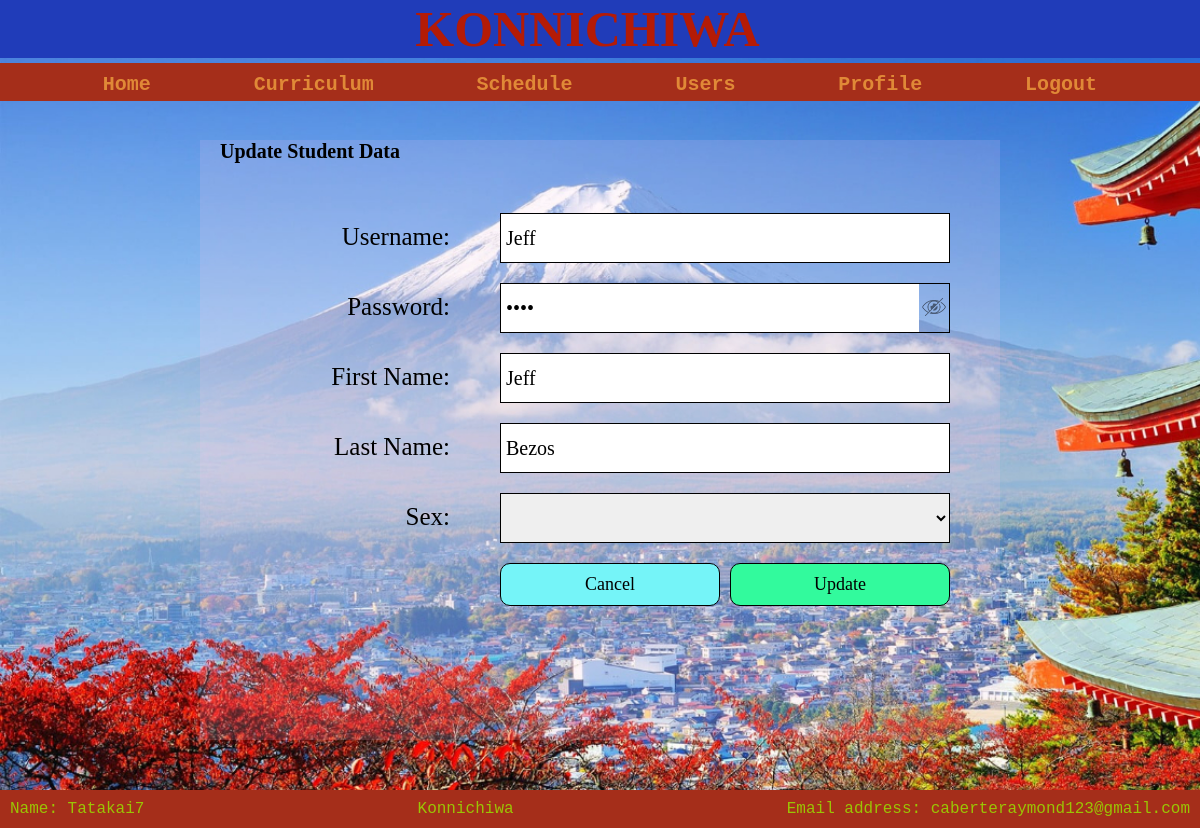
Screenshot of /?pg=1002 (signed in) with the database file from the repository.
### tables this page shows
CREATE TABLE `students` (
  `id` int(10) NOT NULL,
  `uname` varchar(30) NOT NULL,
  `pass` varchar(20) NOT NULL,
  `Fname` varchar(30) NOT NULL,
  `Lname` varchar(30) NOT NULL,
  `Sex` varchar(1) NOT NULL
);

### dbcon/functions.php (called while the page is built, shortened)
<?php
    include $_SERVER['DOCUMENT_ROOT'] . "../ray2/dbcon/connect.php";
    function users_by_id($strid){
        global $db;
        $sql = "SELECT * FROM students WHERE id=$strid";
        $result = $db->query($sql);
        $row = $result->fetch_assoc();
        return $row;
    }
?>

### crud/update.php (the view, shortened to what this page needs)
<?php
    include '../ray2/dbcon/functions.php';
    $strid="";
    if (isset($_GET['pg'])){
        $strid = $_GET['pg'];
    }
    $row = users_by_id($strid);
    $uname = $row['uname'];
    $pass = $row['pass'];
    $Fname = $row['Fname'];
    $Lname = $row['Lname'];
?>
<head>
    <link rel="stylesheet" href="css/update.css">
</head>
<body>
<div class="fillupform">
    <h2>Update Student Data</h2>
    <form method="post" class="form">
        <div class="inputs">
            <div id="label">Username:</div>
            <div id="input"><input type="text" required name="uname" value="<?php echo $uname; ?>"></div>
        </div>
        <div class="inputs">
            <div id="label">Password:</div>
            <div id="input">
                <input id="password" type="password" required name="pass" value="<?php echo $pass; ?>">
                <span onclick="Eye()">
                    <img id="eye1" src="imgs/password/hide.png" alt="hide">
                </span>
            </div>
        </div>
        <div class="inputs">
            <div id="label">First Name:</div>
            <div id="input"><input type="text" required name="Fname" value="<?php echo $Fname; ?>"></div>
        </div>
        <div class="inputs">
            <div id="label">Last Name:</div>
            <div id="input"><input type="text" required name="Lname" value="<?php echo $Lname; ?>"></div>
        </div>
        <div class="inputs">
            <div id="label">Sex:</div>
            <div id="input">
                <select name="Sex" required>
                    <option value=""></option>
                    <option value="M">M</option>
                </select>
            </div>
        </div>
        <div class="buttons">
            <a href="?pg=users" role="button" id="cancel">Cancel</a>
            <button type="submit" id="submit">Update</button>
        </div>
    </form>
</div>
</body>

### css/index.css (style rules this page uses)
* { padding: 0; margin: 0; box-sizing: border-box; font-family: Segoe Print; }
body { background-size: 100% 100%; background-repeat: no-repeat; background-attachment: fixed; }
span { color: #1f0313; font-family: Comic Sans Ms; }

### css/update.css (style rules this page uses)
.fillupform { background-color: rgba(255, 202, 235, 0.151); height: 600px; width: 800px; margin: 0 auto; }
h2 { font-size: 20px; margin-top: 20px; margin-left: 20px; }
form { margin-top: 50px; }
.inputs { display: flex; width: 700px; height: 50px; margin: 0 auto; justify-content: space-between; margin-top: 20px; }
#password { width: 600px; border: none; }
input { font-size: 20px; height: 100%; width: 100%; padding-left: 5px; border: none; }
#input { width: 450px; border: 1px black solid; display: flex; }
#eye1 { opacity: 50%; height: 30px; margin-top: 8px; }
#label { font-size: 25px; padding-top: 10px; width: 200px; text-align: right; }
.buttons { width: 700px; margin: 0 auto; display: flex; justify-content: space-between; margin-top: 20px; }
select { border: none; font-size: 20px; height: 100%; width: 450px; padding-left: 5px; }
#cancel { background-color: rgb(117, 244, 248); text-decoration: none; color: black; padding: 10px; font-size: 18px; border-radius: 10px; border: 1px black solid; margin-left: 250px; width: 220px; text-align: center; }
#submit { background-color: rgb(50, 250, 157); text-decoration: none; color: black; padding: 10px; font-size: 18px; border-radius: 10px; border: 1px black solid; width: 220px; text-align: center; }

### rows the page displays
students: uname "Jeff", Fname "Jeff", Lname "Bezos"
